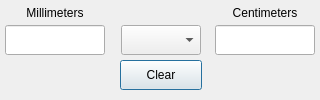
<?xml version="1.0" encoding="UTF-8"?>
<ui version="4.0">
 <class>DistanceAndLength</class>
 <widget class="QDialog" name="DistanceAndLength">
  <property name="geometry">
   <rect>
    <x>0</x>
    <y>0</y>
    <width>320</width>
    <height>100</height>
   </rect>
  </property>
  <property name="windowTitle">
   <string>Distance and Length</string>
  </property>
  <widget class="QLineEdit" name="lineEdit_D_right">
   <property name="geometry">
    <rect>
     <x>215</x>
     <y>25</y>
     <width>100</width>
     <height>30</height>
    </rect>
   </property>
  </widget>
  <widget class="QLineEdit" name="lineEdit_D_Left">
   <property name="geometry">
    <rect>
     <x>5</x>
     <y>25</y>
     <width>100</width>
     <height>30</height>
    </rect>
   </property>
  </widget>
  <widget class="QComboBox" name="comboBoxDistance">
   <property name="geometry">
    <rect>
     <x>121</x>
     <y>25</y>
     <width>80</width>
     <height>30</height>
    </rect>
   </property>
  </widget>
  <widget class="QLabel" name="label_Left">
   <property name="geometry">
    <rect>
     <x>5</x>
     <y>5</y>
     <width>100</width>
     <height>15</height>
    </rect>
   </property>
   <property name="text">
    <string>Millimeters</string>
   </property>
   <property name="alignment">
    <set>Qt::AlignCenter</set>
   </property>
  </widget>
  <widget class="QLabel" name="label_Right">
   <property name="geometry">
    <rect>
     <x>215</x>
     <y>5</y>
     <width>100</width>
     <height>15</height>
    </rect>
   </property>
   <property name="text">
    <string>Centimeters</string>
   </property>
   <property name="alignment">
    <set>Qt::AlignCenter</set>
   </property>
  </widget>
  <widget class="QPushButton" name="pushButton_clearLenght">
   <property name="geometry">
    <rect>
     <x>120</x>
     <y>60</y>
     <width>82</width>
     <height>30</height>
    </rect>
   </property>
   <property name="text">
    <string>Clear</string>
   </property>
  </widget>
 </widget>
 <resources/>
 <connections/>
</ui>
